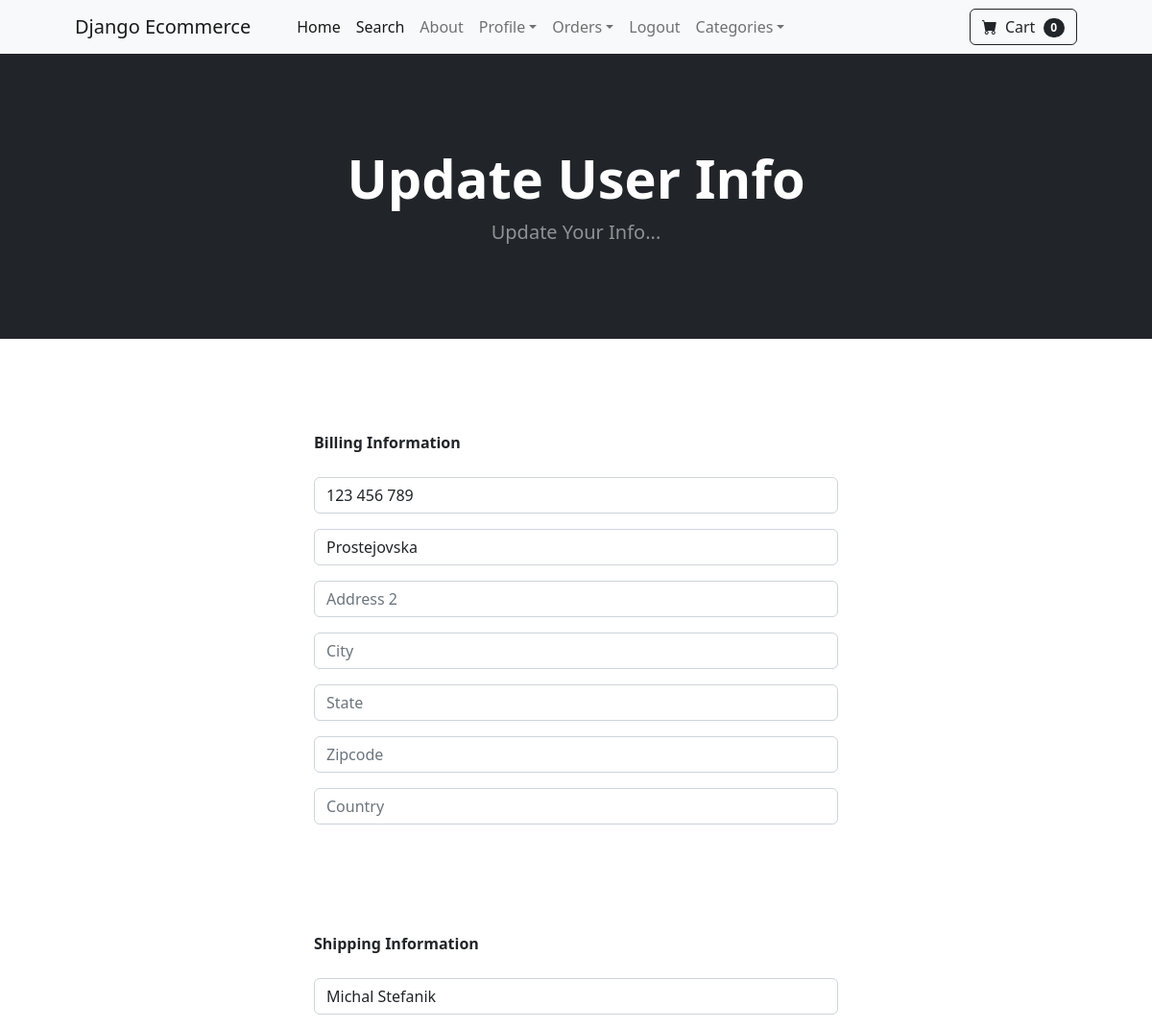
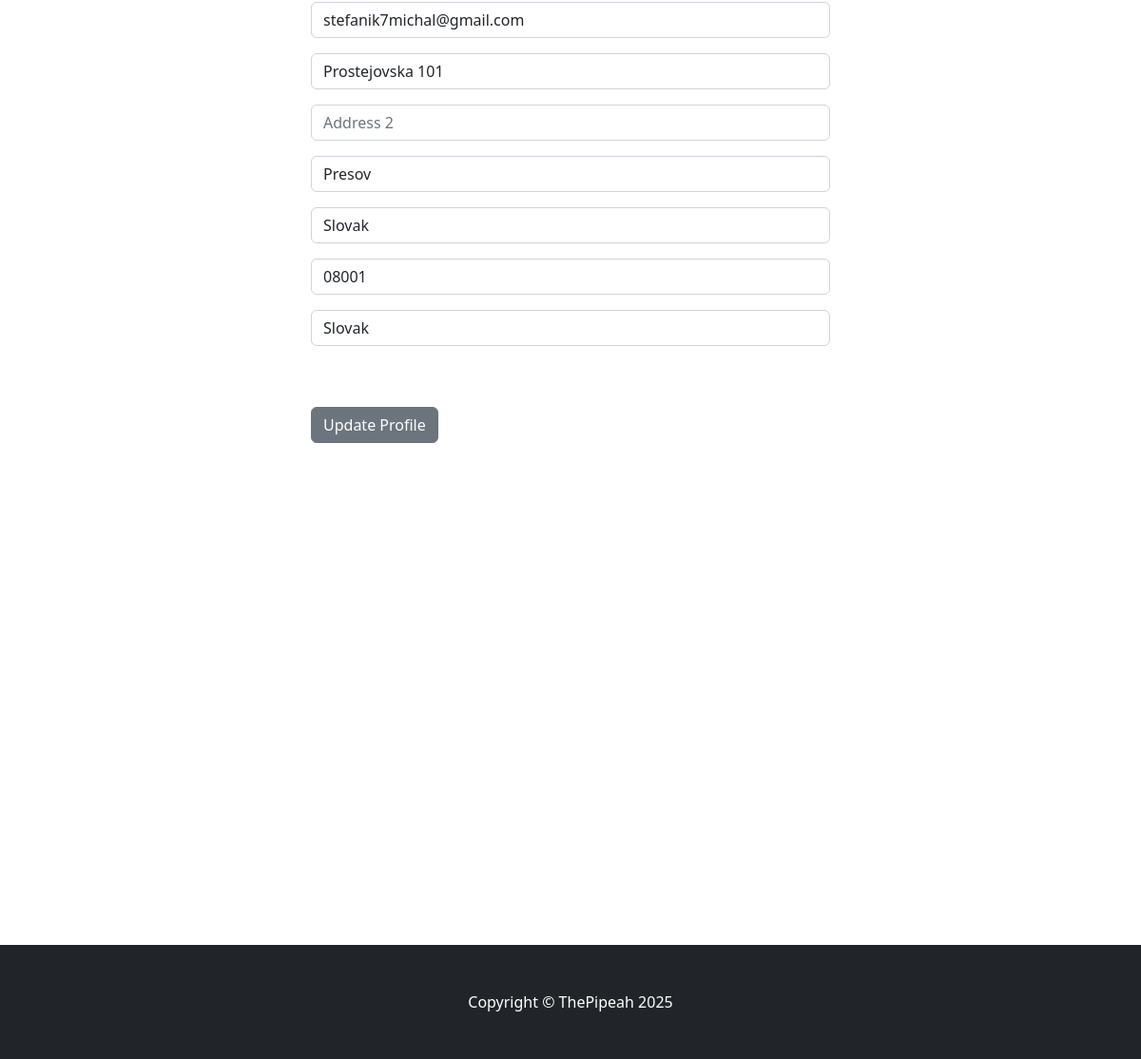
The page /update_info/ (signed in) on the database its author committed (2 pictures, top to bottom).
### store/models.py (models this page shows, shortened)
class Profile(models.Model):
    user = models.OneToOneField(User, on_delete=models.CASCADE)
    data_modified = models.DateTimeField(User, auto_now=True)
    phone = models.CharField(max_length=20, blank=True)
    address1 = models.CharField(max_length=200, blank=True)
    address2 = models.CharField(max_length=200, blank=True)
    city = models.CharField(max_length=200, blank=True)
    state = models.CharField(max_length=200, blank=True)
    zipcode = models.CharField(max_length=200, blank=True)
    country = models.CharField(max_length=200, blank=True)
    old_cart = models.CharField(max_length=200, blank=True, null=True)

### payment/models.py (models this page shows, shortened)
class ShippingAddress(models.Model):
    user = models.ForeignKey(User, on_delete=models.CASCADE, null=True, blank=True)
    shipping_full_name = models.CharField(max_length=225)
    shipping_email = models.CharField(max_length=225)
    shipping_address1 = models.CharField(max_length=225)
    shipping_address2 = models.CharField(max_length=225, null=True, blank=True)
    shipping_city = models.CharField(max_length=225)
    shipping_state = models.CharField(max_length=225, null=True, blank=True)
    shipping_zipcode = models.CharField(max_length=225, null=True, blank=True)
    shipping_country = models.CharField(max_length=225)
    class Meta:
        verbose_name_plural = "Shipping Address"

### store/views.py (the view)
# urls.py: path('update_info/', views.update_info, name='update_info'),
def update_info(request):
    if request.user.is_authenticated:
        current_user = Profile.objects.get(user__id=request.user.id)
        shipping_user = ShippingAddress.objects.get(user__id=request.user.id)
        form = UserInfoForm(request.POST or None, instance=current_user)
        shipping_form =  ShippingForm(request.POST or None, instance=shipping_user)
        if form.is_valid() or shipping_form.is_valid():
            form.save()
            shipping_form.save()
            messages.success(request, "Your Info Has Been Update!!!")
            return redirect('home')
        return render(request, "update_info.html", {'form':form, 'shipping_form':shipping_form})
    else:
        messages.success(request, "You Must Be Legged In To Access That Page!!!")
        return redirect('home')

### store/forms.py
class UserInfoForm(forms.ModelForm):
	phone = forms.CharField(label="", widget=forms.TextInput(attrs={'class':'form-control', 'placeholder': 'Phone'}), required=False)
	address1 = forms.CharField(label="", widget=forms.TextInput(attrs={'class':'form-control', 'placeholder': 'Address 1'}), required=False)
	address2 = forms.CharField(label="", widget=forms.TextInput(attrs={'class':'form-control', 'placeholder': 'Address 2'}), required=False)
	city = forms.CharField(label="", widget=forms.TextInput(attrs={'class':'form-control', 'placeholder': 'City'}), required=False)
	state = forms.CharField(label="", widget=forms.TextInput(attrs={'class':'form-control', 'placeholder': 'State'}), required=False)
	zipcode = forms.CharField(label="", widget=forms.TextInput(attrs={'class':'form-control', 'placeholder': 'Zipcode'}), required=False)
	country = forms.CharField(label="", widget=forms.TextInput(attrs={'class':'form-control', 'placeholder': 'Country'}), required=False)
	class Meta:
		model = Profile
		fields = ('phone', 'address1', 'address2', 'city', 'state', 'zipcode', 'country')

### cart/cart.py (called while the page is built)
    def __len__(self):
        return len(self.cart)

### cart/context_processors.py (called while the page is built)
def cart(request):
    return{'cart': Cart(request)}

### store/templates/update_info.html (shortened to what this page needs)
{% extends "base.html" %}
{% block content %}
        <header class="bg-dark py-5">
            <div class="container px-4 px-lg-5 my-5">
                <div class="text-center text-white">
                    <h1 class="display-4 fw-bolder">Update User Info</h1>
                    <p class="lead fw-normal text-white-50 mb-0">Update Your Info...</p>
                </div>
            </div>
        </header>
        <br/><br/>
        <div class="container">
            <div class="row">
                <div class="col-md-6 offset-md-3">
                    <br/><br/>
                    <strong>Billing Information</strong>
                    <br/><br/>
                    <form method="POST" action="{% url "update_info" %}">
                        {{ form.as_p }}
                        <br/><br/>
                        <br/><br/>
                        <strong>Shipping Information</strong>
                        <br/><br/>
                        {{ shipping_form.as_p }}
                        <br/><br/>
                        <button type="submit" class="btn btn-secondary">
                            Update Profile
                        </button>
                    </form>
                    <br/><br/>
                    <br/><br/>
                    <br/><br/>
                    <br/><br/>
                    <br/><br/>
                    <br/><br/>
                    <br/><br/>
                    <br/><br/>
                    <br/><br/>
                    <br/><br/>
                    <br/><br/>
                </div>
            </div>
        </div>
{% endblock content %}

### rows shown on the page
Profile: phone "123 456 789", address1 "Prostejovska"
ShippingAddress: shipping_full_name "Michal Stefanik", shipping_email "stefanik7michal@gmail.com", shipping_address1 "Prostejovska 101", shipping_city "Presov", shipping_state "Slovak", shipping_zipcode "08001", shipping_country "Slovak"

### other values the page prints
{{ cart|length }} "0"
